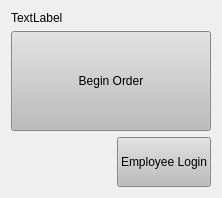
      <widget class="QWidget" name="homeTab">
       <attribute name="title">
        <string>Home</string>
       </attribute>
       <layout class="QVBoxLayout" name="verticalLayout_8">
        <item>
         <widget class="QLabel" name="spaceLabel">
          <property name="sizePolicy">
           <sizepolicy hsizetype="Ignored" vsizetype="Preferred">
            <horstretch>0</horstretch>
            <verstretch>0</verstretch>
           </sizepolicy>
          </property>
          <property name="maximumSize">
           <size>
            <width>16777215</width>
            <height>500</height>
           </size>
          </property>
          <property name="text">
           <string>TextLabel</string>
          </property>
         </widget>
        </item>
        <item>
         <widget class="QPushButton" name="startOrderButton">
          <property name="sizePolicy">
           <sizepolicy hsizetype="Preferred" vsizetype="Preferred">
            <horstretch>0</horstretch>
            <verstretch>0</verstretch>
           </sizepolicy>
          </property>
          <property name="minimumSize">
           <size>
            <width>200</width>
            <height>100</height>
           </size>
          </property>
          <property name="styleSheet">
           <string notr="true">background-color: rgb(188, 188, 188);
font: 57 32pt &quot;Counter-Strike&quot;;</string>
          </property>
          <property name="text">
           <string>Begin Order</string>
          </property>
         </widget>
        </item>
        <item alignment="Qt::AlignRight|Qt::AlignBottom">
         <widget class="QPushButton" name="loginButton">
          <property name="sizePolicy">
           <sizepolicy hsizetype="Minimum" vsizetype="Fixed">
            <horstretch>0</horstretch>
            <verstretch>0</verstretch>
           </sizepolicy>
          </property>
          <property name="minimumSize">
           <size>
            <width>0</width>
            <height>50</height>
           </size>
          </property>
          <property name="styleSheet">
           <string notr="true">background-color: rgb(188, 188, 188);
font: 57 20pt &quot;Counter-Strike&quot;;</string>
          </property>
          <property name="text">
           <string>Employee Login</string>
          </property>
         </widget>
        </item>
       </layout>
      </widget>
